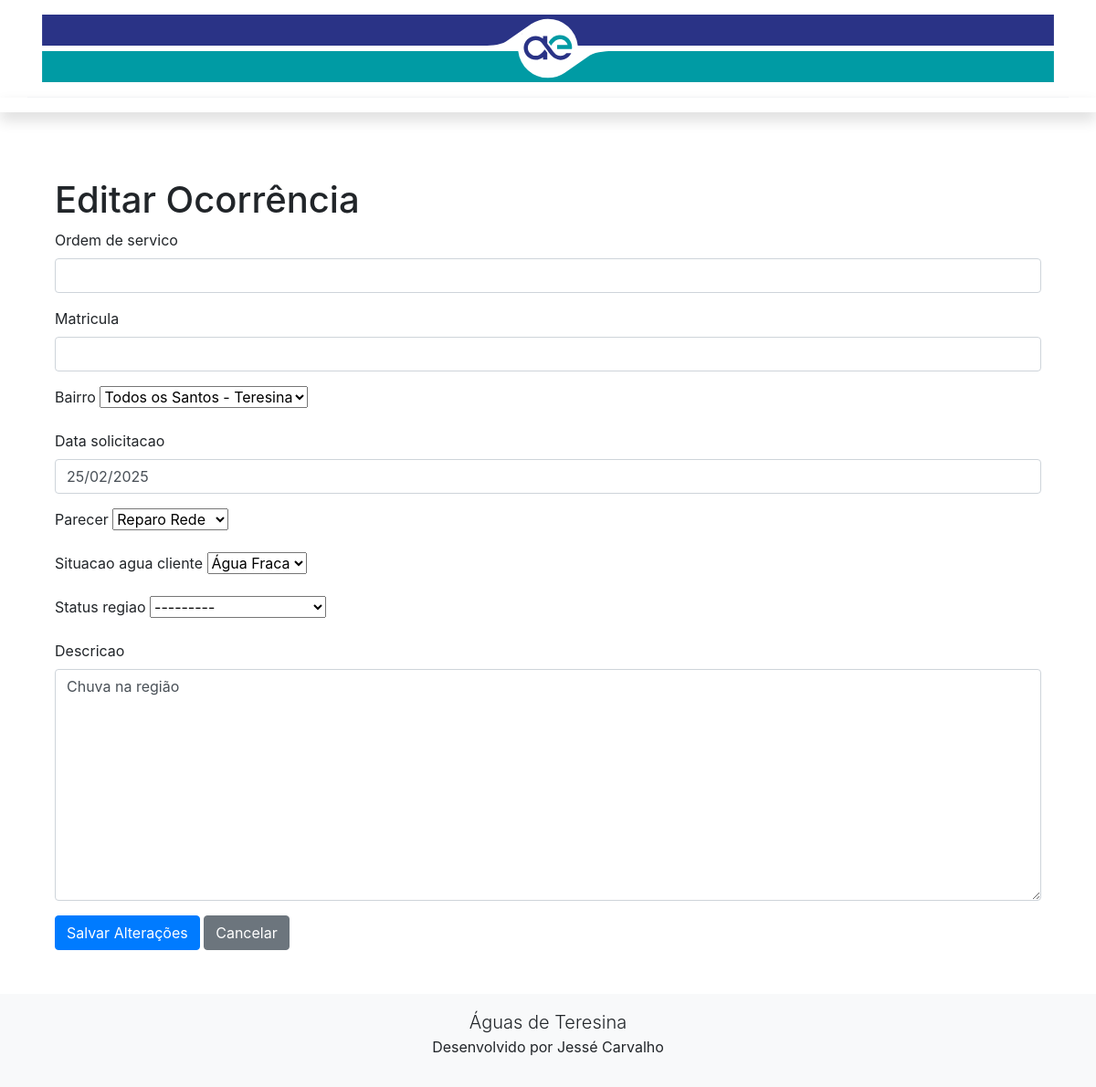
The page /editar/2/ on the database its author committed.
### ocorrencia/models.py (models this page shows, shortened)
class Ocorrencia(models.Model):
    ordem_de_servico = models.IntegerField(null=True, blank=True)
    matricula = models.IntegerField(null=True, blank=True)
    bairro = models.ForeignKey(Bairro, on_delete=models.CASCADE, related_name="ocorrencias", null=True, blank=True)
    data_solicitacao = models.DateField(null=True, blank=True)
    parecer = models.ForeignKey(Parecer, on_delete=models.SET_NULL, null=True, blank=True, related_name="ocorrencias")
    situacao_agua_cliente = models.ForeignKey(SituacaoAguaCliente, on_delete=models.SET_NULL, null=True, blank=True, related_name="ocorrencias")
    status_regiao = models.ForeignKey(StatusRegiao, on_delete=models.SET_NULL, null=True, blank=True, related_name="ocorrencias")
    descricao = models.TextField(null=True, blank=True)

class Parecer(models.Model):
    descricao = models.CharField(max_length=100)
    def __str__(self):
        return self.descricao

class SituacaoAguaCliente(models.Model):
    descricao = models.CharField(max_length=100)
    def __str__(self):
        return self.descricao

class StatusRegiao(models.Model):
    descricao = models.CharField(max_length=100)
    def __str__(self):
        return self.descricao

### ocorrencia/views.py (the view)
# urls.py: path('editar/<int:id>/', editar_ocorrencia, name='editar_ocorrencia'),
def editar_ocorrencia(request, id):
    ocorrencia = get_object_or_404(Ocorrencia, id=id)
    if request.method == 'POST':
        form = OcorrenciaForm(request.POST, instance=ocorrencia)
        if form.is_valid():
            form.save()
            return redirect('lista_ocorrencia')
    else:
        form = OcorrenciaForm(instance=ocorrencia)
    return render(request, 'ocorrencia/editar_ocorrencia.html', {'form': form})

### ocorrencia/forms.py
class OcorrenciaForm(forms.ModelForm):
    class Meta:
        model = Ocorrencia
        fields = '__all__'

### ocorrencia/models.py (called while the page is built)
    def __str__(self):
        return f"{self.nome} - {self.unidade.nome}"

### ocorrencia/templates/ocorrencia/editar_ocorrencia.html (shortened to what this page needs)
{% extends 'ocorrencia/modelo.html' %}
{% load static %}
{% load crispy_forms_tags %}
{% block conteudo %}
<div class="container mt-4">
    <h1>Editar Ocorrência</h1>
    <form method="post">
        {{ form|crispy }}
        <button type="submit" class="btn btn-primary">Salvar Alterações</button>
        <a href="{% url 'lista_ocorrencia' %}" class="btn btn-secondary">Cancelar</a>
    </form>
</div>
{% endblock %}

### rows shown on the page
Ocorrencia: bairro "Todos os Santos - Teresina", data_solicitacao "25/02/2025", parecer "Reparo Rede", situacao_agua_cliente "Água Fraca", status_regiao "---------"
Parecer: descricao "Chuva na região"
